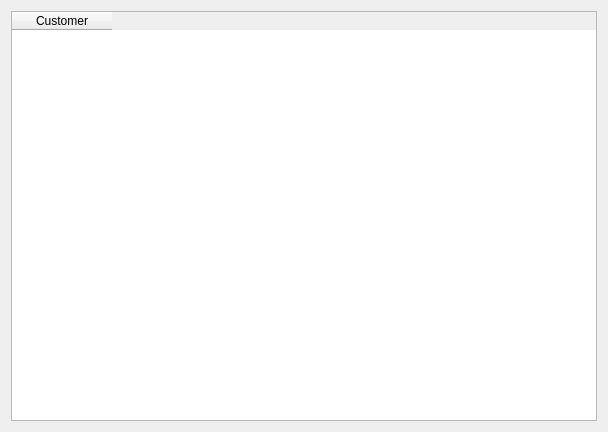
<?xml version="1.0" encoding="UTF-8"?>
<ui version="4.0">
 <class>CustomerSearch</class>
 <widget class="QDialog" name="CustomerSearch">
  <property name="geometry">
   <rect>
    <x>0</x>
    <y>0</y>
    <width>608</width>
    <height>432</height>
   </rect>
  </property>
  <property name="windowTitle">
   <string>Dialog</string>
  </property>
  <layout class="QHBoxLayout" name="horizontalLayout">
   <item>
    <widget class="QTableWidget" name="tableWidget">
     <column>
      <property name="text">
       <string>Customer</string>
      </property>
     </column>
    </widget>
   </item>
  </layout>
 </widget>
 <resources/>
 <connections/>
</ui>
